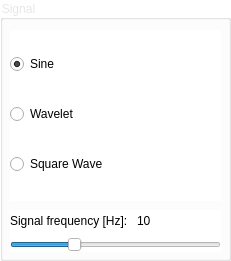
   <widget class="QGroupBox" name="groupBox">
    <property name="geometry">
     <rect>
      <x>10</x>
      <y>50</y>
      <width>231</width>
      <height>261</height>
     </rect>
    </property>
    <property name="palette">
     <palette>
      <active>
       <colorrole role="WindowText">
        <brush brushstyle="SolidPattern">
         <color alpha="255">
          <red>0</red>
          <green>0</green>
          <blue>0</blue>
         </color>
        </brush>
       </colorrole>
       <colorrole role="Button">
        <brush brushstyle="SolidPattern">
         <color alpha="255">
          <red>255</red>
          <green>255</green>
          <blue>255</blue>
         </color>
        </brush>
       </colorrole>
       <colorrole role="Light">
        <brush brushstyle="SolidPattern">
         <color alpha="255">
          <red>255</red>
          <green>255</green>
          <blue>255</blue>
         </color>
        </brush>
       </colorrole>
       <colorrole role="Midlight">
        <brush brushstyle="SolidPattern">
         <color alpha="255">
          <red>255</red>
          <green>255</green>
          <blue>255</blue>
         </color>
        </brush>
       </colorrole>
       <colorrole role="Dark">
        <brush brushstyle="SolidPattern">
         <color alpha="255">
          <red>127</red>
          <green>127</green>
          <blue>127</blue>
         </color>
        </brush>
       </colorrole>
       <colorrole role="Mid">
        <brush brushstyle="SolidPattern">
         <color alpha="255">
          <red>170</red>
          <green>170</green>
          <blue>170</blue>
         </color>
        </brush>
       </colorrole>
       <colorrole role="Text">
        <brush brushstyle="SolidPattern">
         <color alpha="255">
          <red>0</red>
          <green>0</green>
          <blue>0</blue>
         </color>
        </brush>
       </colorrole>
       <colorrole role="BrightText">
        <brush brushstyle="SolidPattern">
         <color alpha="255">
          <red>255</red>
          <green>255</green>
          <blue>255</blue>
         </color>
        </brush>
       </colorrole>
       <colorrole role="ButtonText">
        <brush brushstyle="SolidPattern">
         <color alpha="255">
          <red>0</red>
          <green>0</green>
          <blue>0</blue>
         </color>
        </brush>
       </colorrole>
       <colorrole role="Base">
        <brush brushstyle="SolidPattern">
         <color alpha="255">
          <red>255</red>
          <green>255</green>
          <blue>255</blue>
         </color>
        </brush>
       </colorrole>
       <colorrole role="Window">
        <brush brushstyle="SolidPattern">
         <color alpha="255">
          <red>255</red>
          <green>255</green>
          <blue>255</blue>
         </color>
        </brush>
       </colorrole>
       <colorrole role="Shadow">
        <brush brushstyle="SolidPattern">
         <color alpha="255">
          <red>0</red>
          <green>0</green>
          <blue>0</blue>
         </color>
        </brush>
       </colorrole>
       <colorrole role="AlternateBase">
        <brush brushstyle="SolidPattern">
         <color alpha="255">
          <red>255</red>
          <green>255</green>
          <blue>255</blue>
         </color>
        </brush>
       </colorrole>
       <colorrole role="ToolTipBase">
        <brush brushstyle="SolidPattern">
         <color alpha="255">
          <red>255</red>
          <green>255</green>
          <blue>220</blue>
         </color>
        </brush>
       </colorrole>
       <colorrole role="ToolTipText">
        <brush brushstyle="SolidPattern">
         <color alpha="255">
          <red>0</red>
          <green>0</green>
          <blue>0</blue>
         </color>
        </brush>
       </colorrole>
       <colorrole role="PlaceholderText">
        <brush brushstyle="SolidPattern">
         <color alpha="127">
          <red>0</red>
          <green>0</green>
          <blue>0</blue>
         </color>
        </brush>
       </colorrole>
      </active>
      <inactive>
       <colorrole role="WindowText">
        <brush brushstyle="SolidPattern">
         <color alpha="255">
          <red>231</red>
          <green>231</green>
          <blue>231</blue>
         </color>
        </brush>
       </colorrole>
       <colorrole role="Button">
        <brush brushstyle="SolidPattern">
         <color alpha="255">
          <red>255</red>
          <green>255</green>
          <blue>255</blue>
         </color>
        </brush>
       </colorrole>
       <colorrole role="Light">
        <brush brushstyle="SolidPattern">
         <color alpha="255">
          <red>255</red>
          <green>255</green>
          <blue>255</blue>
         </color>
        </brush>
       </colorrole>
       <colorrole role="Midlight">
        <brush brushstyle="SolidPattern">
         <color alpha="255">
          <red>202</red>
          <green>202</green>
          <blue>202</blue>
         </color>
        </brush>
       </colorrole>
       <colorrole role="Dark">
        <brush brushstyle="SolidPattern">
         <color alpha="255">
          <red>35</red>
          <green>35</green>
          <blue>35</blue>
         </color>
        </brush>
       </colorrole>
       <colorrole role="Mid">
        <brush brushstyle="SolidPattern">
         <color alpha="255">
          <red>160</red>
          <green>160</green>
          <blue>160</blue>
         </color>
        </brush>
       </colorrole>
       <colorrole role="Text">
        <brush brushstyle="SolidPattern">
         <color alpha="255">
          <red>231</red>
          <green>231</green>
          <blue>231</blue>
         </color>
        </brush>
       </colorrole>
       <colorrole role="BrightText">
        <brush brushstyle="SolidPattern">
         <color alpha="255">
          <red>255</red>
          <green>0</green>
          <blue>0</blue>
         </color>
        </brush>
       </colorrole>
       <colorrole role="ButtonText">
        <brush brushstyle="SolidPattern">
         <color alpha="255">
          <red>231</red>
          <green>231</green>
          <blue>231</blue>
         </color>
        </brush>
       </colorrole>
       <colorrole role="Base">
        <brush brushstyle="SolidPattern">
         <color alpha="255">
          <red>255</red>
          <green>255</green>
          <blue>255</blue>
         </color>
        </brush>
       </colorrole>
       <colorrole role="Window">
        <brush brushstyle="SolidPattern">
         <color alpha="255">
          <red>255</red>
          <green>255</green>
          <blue>255</blue>
         </color>
        </brush>
       </colorrole>
       <colorrole role="Shadow">
        <brush brushstyle="SolidPattern">
         <color alpha="255">
          <red>118</red>
          <green>118</green>
          <blue>118</blue>
         </color>
        </brush>
       </colorrole>
       <colorrole role="AlternateBase">
        <brush brushstyle="SolidPattern">
         <color alpha="255">
          <red>81</red>
          <green>81</green>
          <blue>81</blue>
         </color>
        </brush>
       </colorrole>
       <colorrole role="ToolTipBase">
        <brush brushstyle="SolidPattern">
         <color alpha="102">
          <red>0</red>
          <green>0</green>
          <blue>0</blue>
         </color>
        </brush>
       </colorrole>
       <colorrole role="ToolTipText">
        <brush brushstyle="SolidPattern">
         <color alpha="255">
          <red>231</red>
          <green>231</green>
          <blue>231</blue>
         </color>
        </brush>
       </colorrole>
       <colorrole role="PlaceholderText">
        <brush brushstyle="SolidPattern">
         <color alpha="255">
          <red>141</red>
          <green>141</green>
          <blue>141</blue>
         </color>
        </brush>
       </colorrole>
      </inactive>
      <disabled>
       <colorrole role="WindowText">
        <brush brushstyle="SolidPattern">
         <color alpha="255">
          <red>127</red>
          <green>127</green>
          <blue>127</blue>
         </color>
        </brush>
       </colorrole>
       <colorrole role="Button">
        <brush brushstyle="SolidPattern">
         <color alpha="255">
          <red>255</red>
          <green>255</green>
          <blue>255</blue>
         </color>
        </brush>
       </colorrole>
       <colorrole role="Light">
        <brush brushstyle="SolidPattern">
         <color alpha="255">
          <red>255</red>
          <green>255</green>
          <blue>255</blue>
         </color>
        </brush>
       </colorrole>
       <colorrole role="Midlight">
        <brush brushstyle="SolidPattern">
         <color alpha="255">
          <red>255</red>
          <green>255</green>
          <blue>255</blue>
         </color>
        </brush>
       </colorrole>
       <colorrole role="Dark">
        <brush brushstyle="SolidPattern">
         <color alpha="255">
          <red>127</red>
          <green>127</green>
          <blue>127</blue>
         </color>
        </brush>
       </colorrole>
       <colorrole role="Mid">
        <brush brushstyle="SolidPattern">
         <color alpha="255">
          <red>170</red>
          <green>170</green>
          <blue>170</blue>
         </color>
        </brush>
       </colorrole>
       <colorrole role="Text">
        <brush brushstyle="SolidPattern">
         <color alpha="255">
          <red>127</red>
          <green>127</green>
          <blue>127</blue>
         </color>
        </brush>
       </colorrole>
       <colorrole role="BrightText">
        <brush brushstyle="SolidPattern">
         <color alpha="255">
          <red>255</red>
          <green>255</green>
          <blue>255</blue>
         </color>
        </brush>
       </colorrole>
       <colorrole role="ButtonText">
        <brush brushstyle="SolidPattern">
         <color alpha="255">
          <red>127</red>
          <green>127</green>
          <blue>127</blue>
         </color>
        </brush>
       </colorrole>
       <colorrole role="Base">
        <brush brushstyle="SolidPattern">
         <color alpha="255">
          <red>255</red>
          <green>255</green>
          <blue>255</blue>
         </color>
        </brush>
       </colorrole>
       <colorrole role="Window">
        <brush brushstyle="SolidPattern">
         <color alpha="255">
          <red>255</red>
          <green>255</green>
          <blue>255</blue>
         </color>
        </brush>
       </colorrole>
       <colorrole role="Shadow">
        <brush brushstyle="SolidPattern">
         <color alpha="255">
          <red>177</red>
          <green>177</green>
          <blue>177</blue>
         </color>
        </brush>
       </colorrole>
       <colorrole role="AlternateBase">
        <brush brushstyle="SolidPattern">
         <color alpha="255">
          <red>81</red>
          <green>81</green>
          <blue>81</blue>
         </color>
        </brush>
       </colorrole>
       <colorrole role="ToolTipBase">
        <brush brushstyle="SolidPattern">
         <color alpha="102">
          <red>0</red>
          <green>0</green>
          <blue>0</blue>
         </color>
        </brush>
       </colorrole>
       <colorrole role="ToolTipText">
        <brush brushstyle="SolidPattern">
         <color alpha="255">
          <red>231</red>
          <green>231</green>
          <blue>231</blue>
         </color>
        </brush>
       </colorrole>
       <colorrole role="PlaceholderText">
        <brush brushstyle="SolidPattern">
         <color alpha="255">
          <red>141</red>
          <green>141</green>
          <blue>141</blue>
         </color>
        </brush>
       </colorrole>
      </disabled>
     </palette>
    </property>
    <property name="autoFillBackground">
     <bool>false</bool>
    </property>
    <property name="styleSheet">
     <string notr="true">background-color: rgb(255, 255, 255);</string>
    </property>
    <property name="title">
     <string>Signal</string>
    </property>
    <widget class="QWidget" name="layoutWidget">
     <property name="geometry">
      <rect>
       <x>10</x>
       <y>210</y>
       <width>211</width>
       <height>42</height>
      </rect>
     </property>
     <layout class="QVBoxLayout" name="verticalLayout_4">
      <item>
       <layout class="QHBoxLayout" name="horizontalLayout_2">
        <item>
         <widget class="QLabel" name="label_4">
          <property name="text">
           <string>Signal frequency [Hz]: </string>
          </property>
         </widget>
        </item>
        <item>
         <widget class="QLabel" name="lblFrequency">
          <property name="text">
           <string>10</string>
          </property>
         </widget>
        </item>
       </layout>
      </item>
      <item>
       <widget class="QSlider" name="sldrMTP">
        <property name="whatsThis">
         <string/>
        </property>
        <property name="accessibleName">
         <string/>
        </property>
        <property name="minimum">
         <number>1</number>
        </property>
        <property name="maximum">
         <number>100</number>
        </property>
        <property name="value">
         <number>30</number>
        </property>
        <property name="orientation">
         <enum>Qt::Horizontal</enum>
        </property>
       </widget>
      </item>
     </layout>
    </widget>
    <widget class="QWidget" name="layoutWidget">
     <property name="geometry">
      <rect>
       <x>10</x>
       <y>30</y>
       <width>211</width>
       <height>171</height>
      </rect>
     </property>
     <layout class="QVBoxLayout" name="verticalLayout">
      <item>
       <widget class="QRadioButton" name="rbtnSine">
        <property name="text">
         <string>Sine</string>
        </property>
        <property name="checked">
         <bool>true</bool>
        </property>
        <property name="autoExclusive">
         <bool>true</bool>
        </property>
       </widget>
      </item>
      <item>
       <widget class="QRadioButton" name="rbtnSinePack">
        <property name="autoFillBackground">
         <bool>false</bool>
        </property>
        <property name="text">
         <string>Wavelet</string>
        </property>
       </widget>
      </item>
      <item>
       <widget class="QRadioButton" name="rbtnSineAdd">
        <property name="text">
         <string>Square Wave</string>
        </property>
       </widget>
      </item>
     </layout>
    </widget>
   </widget>
